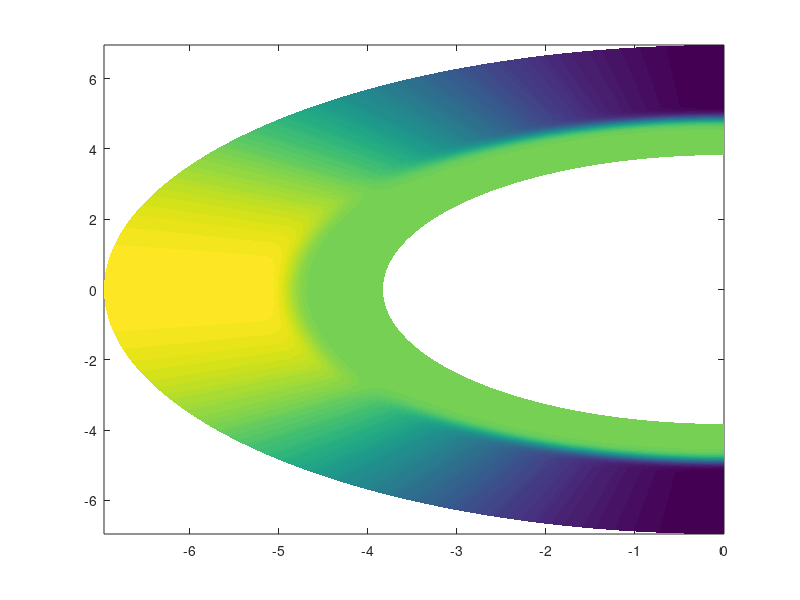

Recreate this plot in MATLAB. (Note: this script raises an error after producing the figure.)
load diffrot.dat;
 a=diffrot;
 n=length(a)
 R=a(1:300:n,1);
 T=a(1:300,2);
 [r,t]=meshgrid(R,T);
 x=-r.*sin(t);
 y=r.*cos(t);
 f=reshape(a(:,3),300,n/300);
 pcolor(x,y,f) ; shading flat
 strip;
 colormap('coolwarm');
